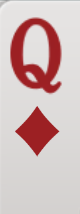
#> input picture phone_crops/hand/shot_001_c16_x1913.png, 80 x 214 px; its folder holds 4 pictures in this run
$ python crop_phone_hand.py
#> lines starting #> are read from the running program, lines starting #| are printed output that depends on the picture; after the words box and inside, x2 and y2 are one past the last pixel; in counts of white or black regions, pixels touching at a corner belong together; pictures that were not available may be replaced by others from this repository, and a replacement may not be noted
# -*- coding: utf-8 -*-
"""手牌裁剪 + 自聚类 → 联系表（供人工标注）。

几何（2556x1179）：
  手牌带 y 741-1055；字母带 y 746-798（字母顶 747 起，pip 顶 ~815 不入带）
  每张牌裁剪 x=[a-10,a+70] y=[741,955]，归一化 (56,150)
"""
import os
import json
import cv2
import numpy as np

ROOT = os.path.dirname(os.path.abspath(__file__))
SAMPLES = os.path.join(ROOT, "samples", "iphone")
OUT = os.path.join(ROOT, "phone_crops", "hand")
DBG = os.path.join(ROOT, "debug_phone")
os.makedirs(OUT, exist_ok=True)
os.makedirs(DBG, exist_ok=True)

HAND_Y0 = 741
BAND = (746, 798)          # 字母带
CROP = (-10, 70, 0, 214)   # 相对字母簇左端的裁剪偏移 (dx0, dx1, dy0, dy1)
NORM = (56, 150)


def imread_cn(p):
#> called with p = 'samples/iphone/shot_001_c16_x1913.png'
    return cv2.imdecode(np.fromfile(p, dtype=np.uint8), cv2.IMREAD_COLOR)
#> returned value is the input picture: shape (214, 80, 3); mean B, G, R 185.9, 186.5, 209.8


def save_cn(p, img):
    ok, buf = cv2.imencode(os.path.splitext(p)[1], img)
    if ok:
        buf.tofile(p)


def glyph_cols(img):
    """列 → 字母带内是否有字形像素（暗或红）。"""
    g = cv2.cvtColor(img, cv2.COLOR_BGR2GRAY)
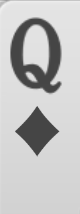
#> g: shape (214, 80); min 68, max 240, mean 193.2
    b = img[:, :, 0].astype(int)
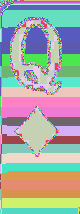
#> b: shape (214, 80) int64; 207 distinct labels, from 32 to 239; one colour per label, 0 black
    r = img[:, :, 2].astype(int)
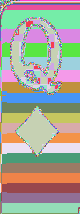
#> r: shape (214, 80) int64; 88 distinct labels, from 153 to 240; one colour per label, 0 black
    dark = g < 150
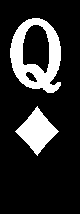
#> dark: shape (214, 80) bool; 17.4% white; 2 white regions, box (x1, y1, x2, y2) and area: (10, 18, 61, 93) 1948, (15, 106, 59, 156) 1028
    red = (r - b > 70) & (r > 110)
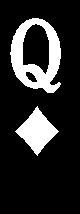
#> red: shape (214, 80) bool; 16.9% white; 2 white regions, box (x1, y1, x2, y2) and area: (10, 18, 61, 93) 1875, (15, 106, 59, 156) 1018
    band = (dark | red)[BAND[0]:BAND[1]]
#> band = empty array
    return band.sum(axis=0), dark, red


def find_clusters(img):
    cols, _, _ = glyph_cols(img)
#> cols = 80 values from 0 to 0
    on = cols > 2
    clusters = []
    start, gap = None, 0
    for x, v in enumerate(on):
        if v:
            if start is None:
                start = x
            gap = 0
        elif start is not None:
            gap += 1
            if gap >= 12:
                if x - gap - start >= 20:
                    clusters.append((start, x - gap))
                start = None
#> this loop made 80 passes
#> after the loop, clusters = []
    if start is not None and len(on) - 1 - start >= 20:
        clusters.append((start, len(on) - 1))
    return clusters


def norm_crop(crop):
    return cv2.resize(crop, NORM, interpolation=cv2.INTER_AREA)


def main():
    entries = []   # (name, shot, x, norm_img)
    for fn in sorted(os.listdir(SAMPLES)):
        if not fn.endswith(".png"):
            continue
        img = imread_cn(os.path.join(SAMPLES, fn))
        if img is None:
            continue
        clusters = find_clusters(img)
#> clusters = []
        kept = [(a, b) for a, b in clusters if 120 <= a and b <= 2440]
#> kept = []
        for i, (a, b) in enumerate(kept):
            x0 = max(0, a + CROP[0])
            x1 = min(img.shape[1], a + CROP[1])
            y0 = HAND_Y0 + CROP[2]
            y1 = HAND_Y0 + CROP[3]
            crop = img[y0:y1, x0:x1]
            if crop.shape[0] < 200 or crop.shape[1] < 60:
                continue
            name = f"{fn[:-4]}_c{i:02d}_x{a}"
            save_cn(os.path.join(OUT, name + ".png"), crop)
            entries.append({"name": name, "shot": fn, "x": a, "w": b - a + 1})
#> this loop made 0 passes
#> after the loop, entries = []
    print(f"total crops: {len(entries)}")
#| total crops: 0

    # 自聚类：小图灰度 L2，union-find
    feats = []
    for e in entries:
        p = os.path.join(OUT, e["name"] + ".png")
        im = imread_cn(p)
        g = cv2.cvtColor(norm_crop(im), cv2.COLOR_BGR2GRAY).astype(np.float32) / 255
        feats.append(g)
    n = len(feats)
    parent = list(range(n))

    def find(i):
        while parent[i] != i:
            parent[i] = parent[parent[i]]
            i = parent[i]
        return i

    thr = 0.010
    for i in range(n):
        for j in range(i + 1, n):
            d = float(np.mean((feats[i] - feats[j]) ** 2))
            if d < thr:
                ri, rj = find(i), find(j)
                if ri != rj:
                    parent[ri] = rj
    groups = {}
    for i in range(n):
        groups.setdefault(find(i), []).append(i)
    print(f"clusters: {len(groups)}")

    # 联系表：每簇代表 + 计数，网格铺开
    order = sorted(groups.values(), key=lambda g: -len(g))
    cell_w, cell_h = NORM[0] * 2 + 14, NORM[1] * 2 + 40
    cols_n = 10
    rows_n = (len(order) + cols_n - 1) // cols_n
    sheet = np.full((rows_n * cell_h, cols_n * cell_w, 3), 235, np.uint8)
    for gi, grp in enumerate(order):
        r, c = divmod(gi, cols_n)
        rep = entries[grp[0]]
        im = imread_cn(os.path.join(OUT, rep["name"] + ".png"))
        big = cv2.resize(im, (NORM[0] * 2, NORM[1] * 2), interpolation=cv2.INTER_NEAREST)
        y, x = r * cell_h + 30, c * cell_w + 7
        sheet[y:y + big.shape[0], x:x + big.shape[1]] = big
        cv2.putText(sheet, f"G{gi}#{len(grp)}", (c * cell_w + 6, r * cell_h + 20),
                    cv2.FONT_HERSHEY_SIMPLEX, 0.55, (0, 0, 200), 2)
        cv2.putText(sheet, rep["shot"][5:9], (c * cell_w + 6, r * cell_h + 36),
                    cv2.FONT_HERSHEY_SIMPLEX, 0.4, (0, 80, 0), 1)
    save_cn(os.path.join(DBG, "hand_clusters_sheet.png"), sheet)
    with open(os.path.join(DBG, "hand_clusters.json"), "w") as f:
        json.dump({f"G{gi}": [entries[k]["name"] for k in grp] for gi, grp in enumerate(order)}, f, indent=1)
    print("sheet + json saved")


if __name__ == "__main__":
#> (the run stopped early here; a loop or call above may not have finished)

$ run again, on phone_crops/hand/shot_002_c11_x1099.png
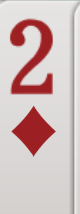
#> input picture phone_crops/hand/shot_002_c11_x1099.png, 80 x 214 px
#> in imread_cn, returned value is the input picture: shape (214, 80, 3); mean B, G, R 188.6, 189.3, 209.6
#> in glyph_cols, `dark = g < 150`:
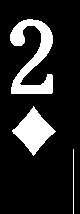
#> dark: shape (214, 80) bool; 15.3% white; 3 white regions, box (x1, y1, x2, y2) and area: (10, 19, 53, 94) 1532, (12, 106, 56, 156) 1026, (73, 149, 74, 214) 65
#> in glyph_cols, `red = (r - b > 70) & (r > 110)`:
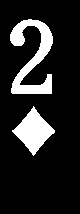
#> red: shape (214, 80) bool; 14.6% white; 2 white regions, box (x1, y1, x2, y2) and area: (10, 19, 53, 94) 1482, (12, 106, 55, 156) 1015
#> band = empty array
#> cols = 80 values from 0 to 0
#> the loop in find_clusters, `for x, v in enumerate(on):` made 80 passes
#> after the loop in find_clusters, `for x, v in enumerate(on):`: clusters = []
#| total crops: 0

$ run again, on phone_crops/hand/shot_002_c14_x1338.png
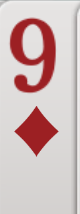
#> input picture phone_crops/hand/shot_002_c14_x1338.png, 80 x 214 px
#> in imread_cn, returned value is the input picture: shape (214, 80, 3); mean B, G, R 186.5, 187.1, 208.7
#> in glyph_cols, `dark = g < 150`:
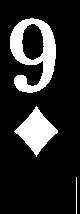
#> dark: shape (214, 80) bool; 16.2% white; 3 white regions, box (x1, y1, x2, y2) and area: (10, 18, 56, 93) 1702, (14, 106, 58, 157) 1035, (76, 177, 77, 214) 37
#> in glyph_cols, `red = (r - b > 70) & (r > 110)`:
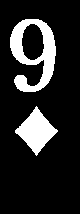
#> red: shape (214, 80) bool; 15.4% white; 2 white regions, box (x1, y1, x2, y2) and area: (10, 19, 56, 92) 1624, (15, 106, 58, 156) 1014
#> band = empty array
#> cols = 80 values from 0 to 0
#> the loop in find_clusters, `for x, v in enumerate(on):` made 80 passes
#> after the loop in find_clusters, `for x, v in enumerate(on):`: clusters = []
#| total crops: 0

$ run again, on phone_crops/hand/shot_002_c16_x1504.png
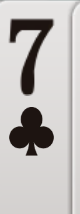
#> input picture phone_crops/hand/shot_002_c16_x1504.png, 80 x 214 px
#> in imread_cn, returned value is the input picture: shape (214, 80, 3); mean B, G, R 186.5, 188, 191.3
#> in glyph_cols, `dark = g < 150`:
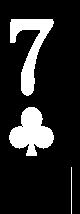
#> dark: shape (214, 80) bool; 15.3% white; 3 white regions, box (x1, y1, x2, y2) and area: (9, 107, 54, 156) 1296, (10, 19, 54, 96) 1274, (71, 167, 72, 214) 47
#> red: shape (214, 80) bool; every value is 0
#> band = empty array
#> cols = 80 values from 0 to 0
#> the loop in find_clusters, `for x, v in enumerate(on):` made 80 passes
#> after the loop in find_clusters, `for x, v in enumerate(on):`: clusters = []
#| total crops: 0
